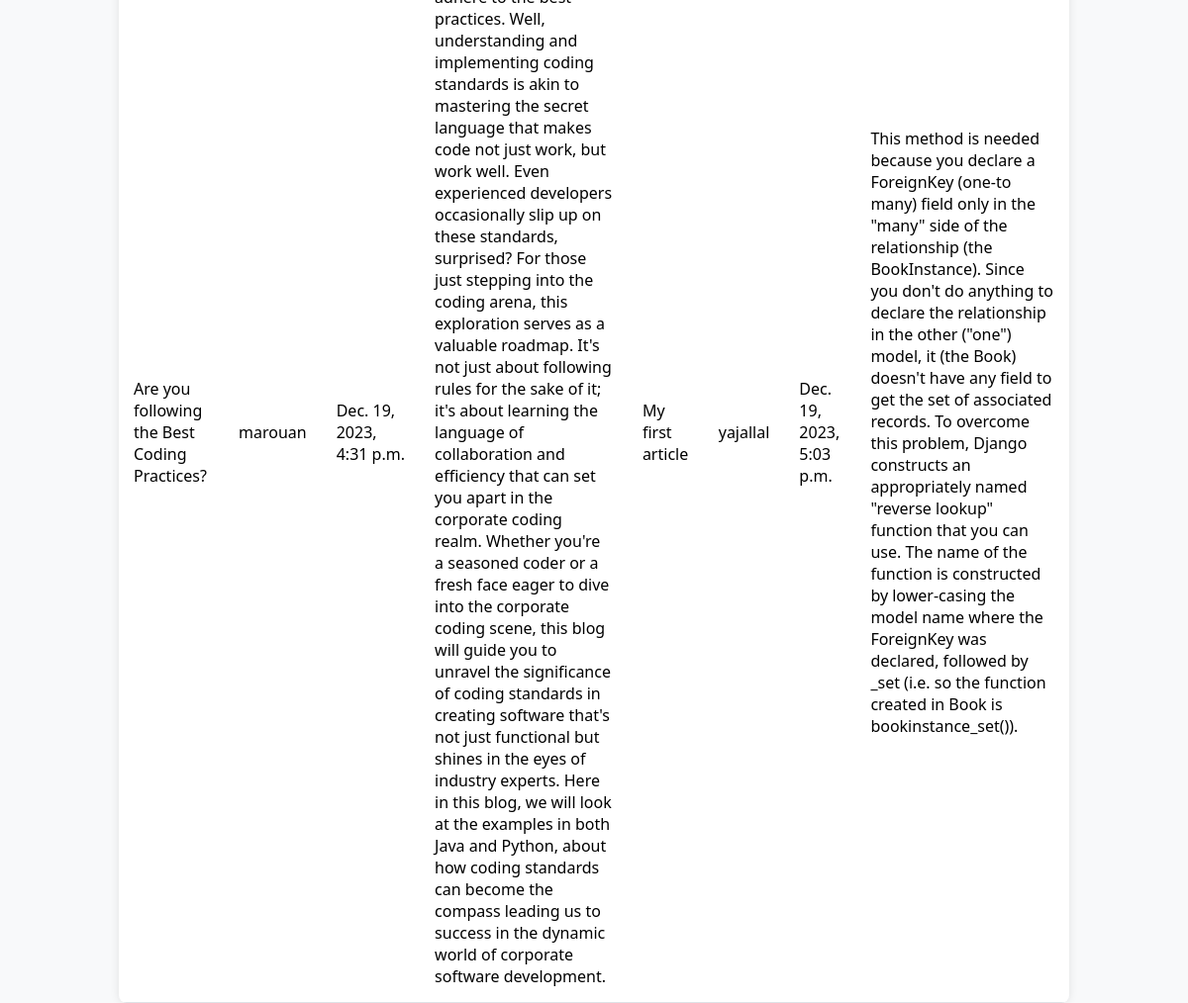
The app's page /articles/ with its own data.
### medium/models.py (models this page shows, shortened)
class Article(models.Model):
    title = models.CharField(max_length=64, null=False)
    author = models.ForeignKey(User, null=False, on_delete=models.CASCADE)
    created = models.DateTimeField(auto_now_add=True, null=False)
    synopsis = models.CharField(max_length=312, null=False)
    content = models.TextField(null=False)

### medium/views.py (the view)
class Articles(TemplateView):
    template_name = 'articles.html'
    def get_context_data(self, **kwargs: Any) -> dict[str, Any]:
        context = super().get_context_data(**kwargs)
        context['articles'] = Article.objects.all()
        return context
    def dispatch(self, request: HttpRequest, *args: Any, **kwargs: Any) -> HttpResponse:
        if self.request.method == 'POST':
            if 'action' in self.request.POST and self.request.POST['action'] == 'logout':
                logout(request)
                return redirect('login_view')
        return super().dispatch(request, *args, **kwargs)

### medium/templates/articles.html (shortened to what this page needs)
<!DOCTYPE html>
<html lang="en">
<head>
</head>
<body>
    <table>
        <tbody>
            <tr>
                {% for article in articles %}
                    <td>{{article.title}}</td>
                    <td>{{article.author}}</td>
                    <td>{{article.created}}</td>
                    <td>{{article.content}}</td>
                {% endfor %}
            </tr>
        </tbody>
    </table>
</body>
</html>

### medium/templates/articles.html (style rules this page uses)
body { font-family: 'Segoe UI', Tahoma, Geneva, Verdana, sans-serif; background-color: #f8f9fa; margin: 0; padding: 0; display: flex; justify-content: center; align-items: center; height: 100vh; }
table { width: 80%; border-collapse: collapse; background-color: #fff; box-shadow: 0 0 10px rgba(0, 0, 0, 0.1); border-radius: 8px; overflow: hidden; margin: 20px; }
th, td { padding: 15px; text-align: left; border-bottom: 1px solid #dee2e6; }

### records on screen
Article: title "Are you following the Best Coding Practices?", author "marouan", created "Dec. 19, 2023, 4:31 p.m."
Article: title "My first article", author "yajallal", created "Dec. 19, 2023, 5:03 p.m.", content "This method is needed because you declare a ForeignKey (one-to many) field only in the \"many\" side of the relationship (the BookInstance). Since you don't do anything to declare the relationship in the other (\"one\") model, it (the Book) doesn't have any field to get the set of associated records. To overcome this problem, Django constructs an appropriately named \"reverse lookup\" function that you can use. The name of the function is constructed by lower-casing the model name where the ForeignKey was declared, followed by _set (i.e. so the function created in Book is bookinstance_set())."
